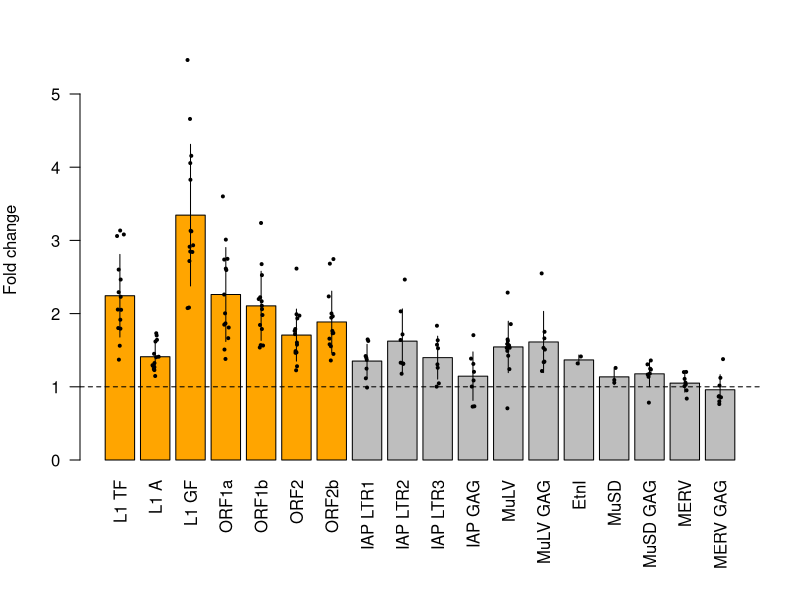
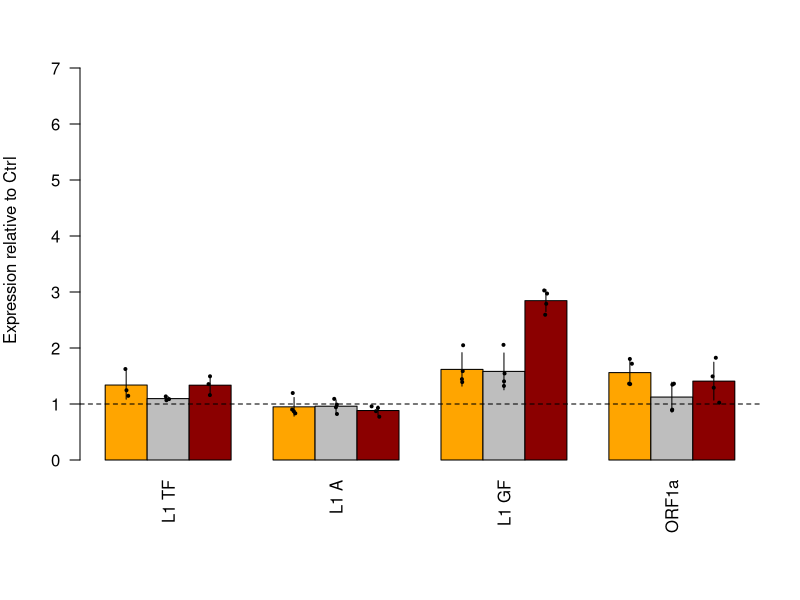
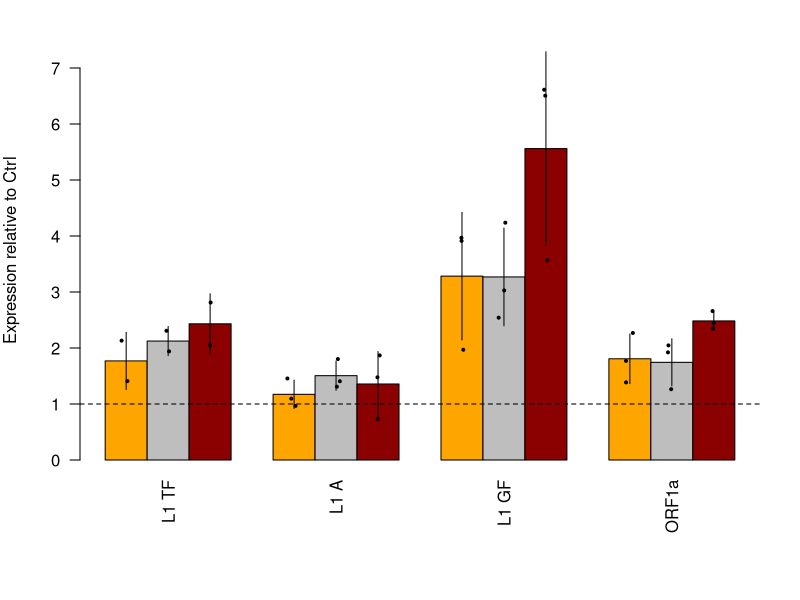
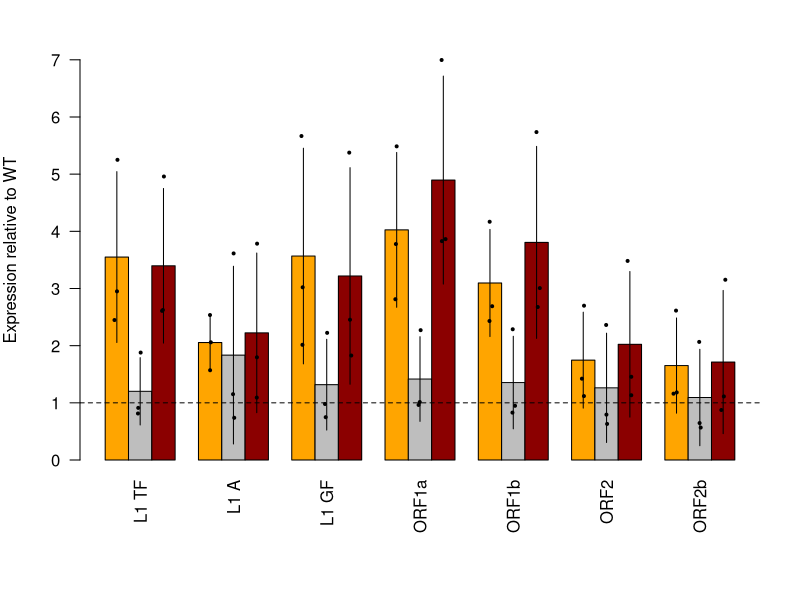
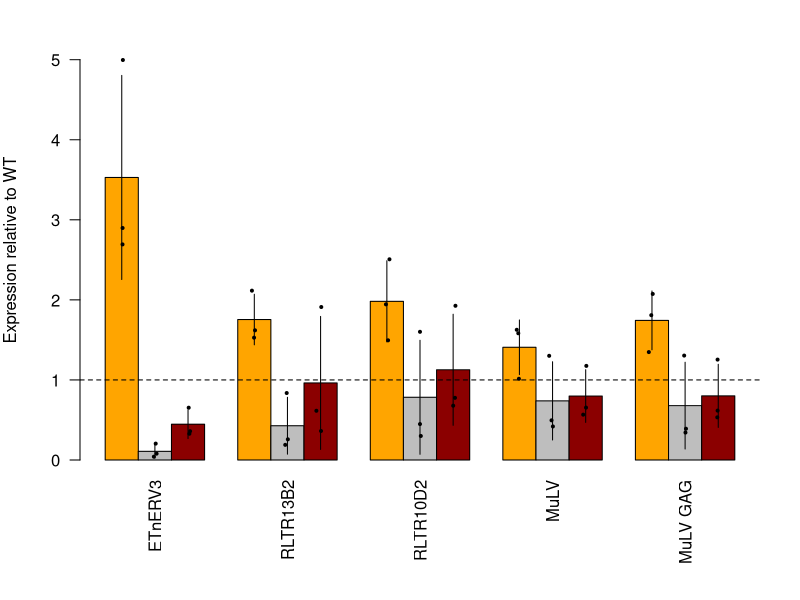
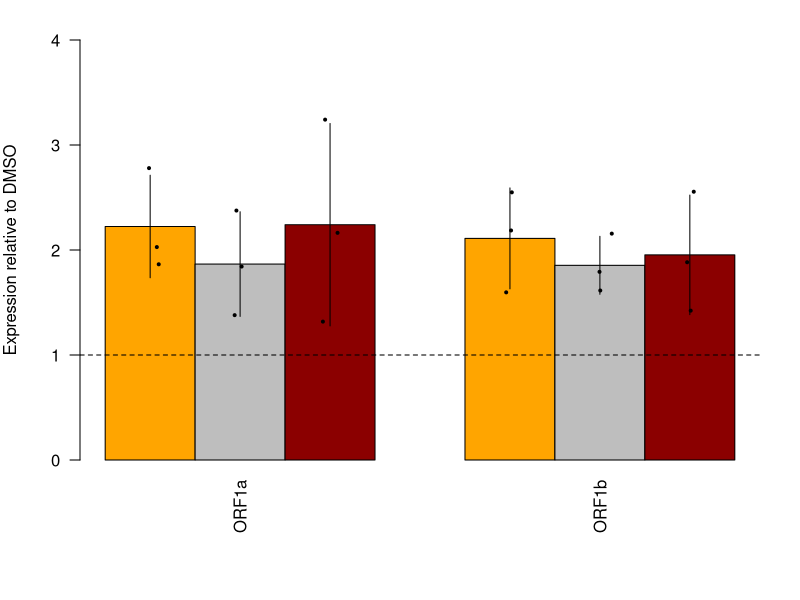
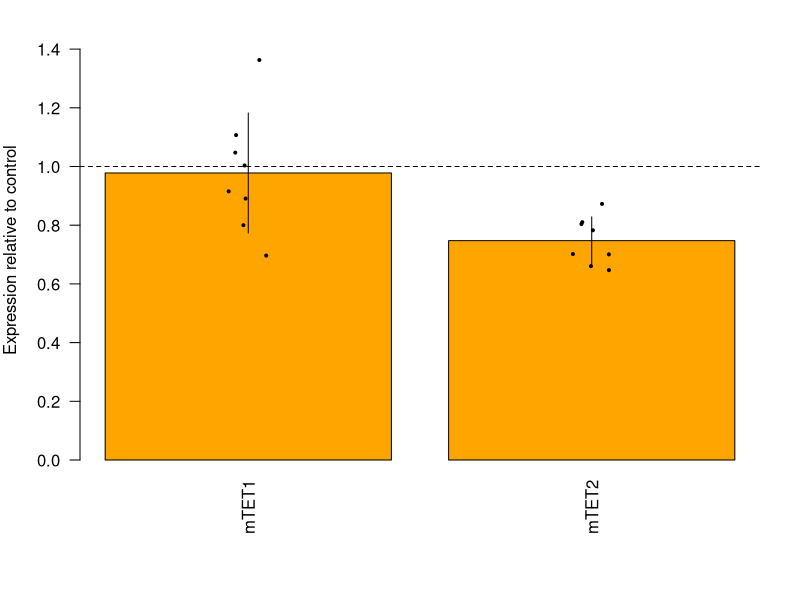
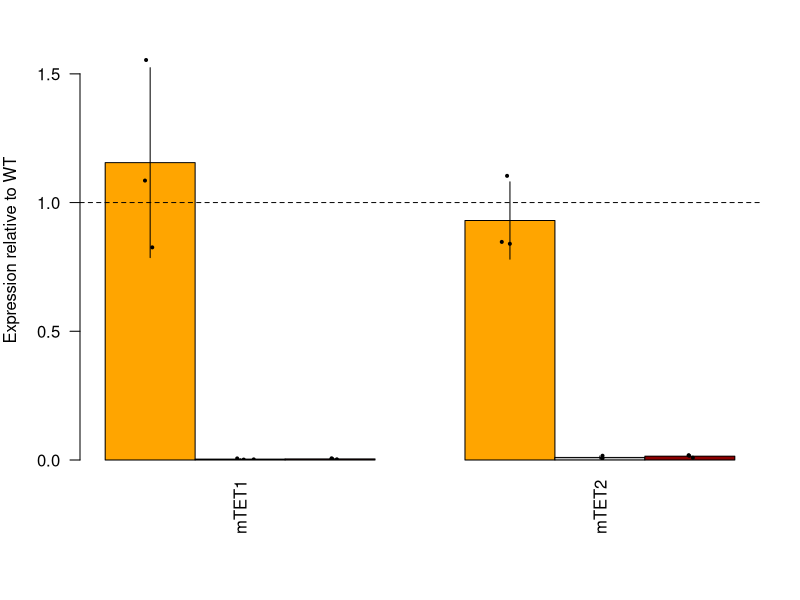

Write the R code that produced these figures, in order.


##plot function

paper.plot = function(data, te.list, g.list, ylab='Expression relative to Ctrl',
				col=c('orange','grey','darkred')[1:length(g.list)], y.lim=NULL,
				width=5, height=4) {

	group = gsub('[[:digit:]]+$','',data$all_data1)
	sel = data$all_data2 %in% te.list & group %in% g.list
	val = data$all_data3[sel]
	te = factor(data$all_data2[sel], levels=te.list)
	gr = factor(group[sel], levels=g.list)
	
	vlist = list()
	for (i in 1:nlevels(te)) {
		for (j in 1:nlevels(gr)) {
			vlist[[i*nlevels(gr)-nlevels(gr)+j]] = val[te==levels(te)[i] & gr==levels(gr)[j]]
		}
	}
	
	if (nlevels(gr)>1) {
		avg = matrix(unlist(lapply(vlist,mean)), nrow=nlevels(gr))
	} else {
		avg = unlist(lapply(vlist,mean))
	}
	sd = unlist(lapply(vlist,sd))
	if (length(y.lim)==0) y.lim = c(0,max(val)*1.05)
	
	quartz(w=width, h=height)
	par(mar=c(7,4,2,2))
	h = barplot(avg,
		beside=TRUE,
		ylim=y.lim,
		las=2, ylab=ylab,
		col=col,
		names.arg=te.list)
	points(rep(h,unlist(lapply(vlist,length))) + rnorm(length(val), sd=0.05),
		unlist(vlist), pch=19,cex=0.4)
	for (i in 1:length(h)) {
		lines(c(h[i],h[i]), c(avg[i]-sd[i],avg[i]+sd[i]))
	}
	abline(h=1, lty=2)
	
	return(data.frame(gr,te,val))
}



##24h TEs (Figure 1A)

x24 = read.csv('2i_24hrs_VC/2i_24hrs_VC_export_all.csv')

x24.df = paper.plot(data=x24,	
		te.list=c('L1 TF', 'L1 A', 'L1 GF', 'ORF1a', 'ORF1b', 'ORF2', 'ORF2b', 
				'IAP LTR1', 'IAP LTR2', 'IAP LTR3','IAP GAG', 
				'MuLV', 'MuLV GAG', 'EtnI', 'MuSD','MuSD GAG', 
				'MERV', 'MERV GAG'),
		g.list='2i-24hrs-VC',
		width=5.5, height=4.5,
		ylab='Fold change',
		col=rep(c('orange','grey'),c(7,11)))

p = tapply(x24.df$val, x24.df$te, function(x) t.test(x, mu=1)$p.value)
p.adj = p.adjust(p, method='BH')


##aKG (Supplementary Figure 1A)

akg = read.csv('Serum_aKG/Serum_aKG_export_all.csv', as.is=T)
akg = akg[akg$all_data3>0.1,]

akg.df = paper.plot(data=akg,	
		te.list=c('L1 TF', 'L1 A', 'L1 GF', 'ORF1a'),
		g.list=c('ser-24hrs-VC','ser-Ctrl-aKG','ser-VC-aKG'),
		y.lim=c(0,7.5))

model = aov(akg.df$val ~ akg.df$te * akg.df$gr)
summary(model)
TukeyHSD(model)


##succinate (Supplementary Figure 1B)

succ = read.csv('2i_Succ/2i_Succ_export_all.csv', as.is=T)

succ.df = paper.plot(data=succ,	
		te.list=c('L1 TF', 'L1 A', 'L1 GF', 'ORF1a'),
		g.list=c('2i-24hrs-VC','2i-Ctrl-Succ','2i-VC-Succ'),
		y.lim=c(0,7.5))

model = aov(succ.df$val ~ succ.df$te * succ.df$gr)
summary(model)


##Tet TKO L1 (Figure 2B)

tet = read.csv('Tet_TKO/Tet_TKO_export_all.csv', as.is=T)

tet.l1 = paper.plot(data=tet,	
		te.list=c('L1 TF', 'L1 A', 'L1 GF', 'ORF1a', 'ORF1b', 'ORF2', 'ORF2b'),
		g.list=c('2iTTWT-VC','2iTTKO-Ctrl','2iTTKO-VC'),
		ylab='Expression relative to WT')

model = aov(tet.l1$val ~ tet.l1$te * tet.l1$gr)
summary(model)
TukeyHSD(model)


##Tet TKO ERVs (Figure 2C)

tet.erv = paper.plot(data=tet,	
		te.list=c('ETnERV3', 'RLTR13B2', 'RLTR10D2', 'MuLV', 'MuLV GAG'),
		g.list=c('2iTTWT-VC','2iTTKO-Ctrl','2iTTKO-VC'),
		width=4,
		ylab='Expression relative to WT')

model = aov(tet.erv$val ~ tet.erv$te * tet.erv$gr)
summary(model)
TukeyHSD(model)


##DMOG (Supplementary Figure 2A)

dmog = read.csv('2i_DMOG/2i_DMOG_export_all.csv', as.is=T)

dmog.df = paper.plot(data= dmog,	
		te.list=c('ORF1a', 'ORF1b'),
		g.list=c('2i-VC-DMSO','2i-Ctrl-DMOG','2i-VC-DMOG'),
		width=3,
		ylab='Expression relative to DMSO',
		y.lim=c(0,4))

model = aov(dmog.df$val ~ dmog.df$te * dmog.df$gr)
summary(model)


##24h TETs (Supplementary Figure 2B)

x24.tet = paper.plot(data=x24,	
		te.list=c('mTET1', 'mTET2'),
		g.list='2i-24hrs-VC',
		width=2,
		ylab='Expression relative to control')

p = tapply(x24.tet$val, x24.tet$te, function(x) t.test(x, mu=1)$p.value)
p.adj = p.adjust(p, method='BH')


##Tet TKO TETs (Supplementary Figure 2C)

tet.tet = paper.plot(data=tet,	
		te.list=c('mTET1','mTET2'),
		g.list=c('2iTTWT-VC','2iTTKO-Ctrl','2iTTKO-VC'),
		width=3,
		ylab='Expression relative to WT')

model = aov(tet.tet$val ~ tet.tet$te * tet.tet$gr)
summary(model)
TukeyHSD(model)


##Tet TKO IAPs (Supplementary Figure 2D)

tet.iap = paper.plot(data=tet,	
		te.list=c('IAP LTR1', 'IAP LTR2', 'IAP LTR3', 'IAP GAG'),
		g.list=c('2iTTWT-VC','2iTTKO-Ctrl','2iTTKO-VC'),
		y.lim=c(0,4),
		width=4,
		ylab='Expression relative to WT')

summary(aov(tet.iap$val ~ tet.iap$te * tet.iap$gr))


##Dnmt TKO (Supplementary Figure 2E)

dnmt = read.csv('Dnmt_TKO/Dnmt_TKO_export_all.csv', as.is=T)

dnmt.df = paper.plot(data=dnmt,	
		te.list=c('L1 TF', 'L1 A', 'L1 GF', 'ORF1a', 'ORF2a','ETnERV3'),
		g.list=c('2i-DTKO-Ctrl','2i-DTKO-VC'),
		width=4,
		ylab='Fold change',
		col=c('grey','darkred'))

model = aov(dnmt.df$val ~ dnmt.df$te * dnmt.df$gr)
summary(model)
TukeyHSD(model)


##Kdm3 DKD (Figure 3A)

kdm3 = read.csv('Kdm3_DKD/Kdm3_DKD_export_all.csv', as.is=T)

kdm3.df = paper.plot(data=kdm3,	
		te.list=c('L1 TF', 'L1 A', 'L1 GF', 'ORF1a'),
		g.list=c('shScr-VC','shKdm3a/b-Ctrl','shKdm3a/b-VC'),
		ylab='Expression relative to shScr')

model = aov(kdm3.df$val ~ kdm3.df$te * kdm3.df$gr)
summary(model)
TukeyHSD(model)


##Kdm3 DKD genes (Supplementary Figure 3A)

kdm3.gene = paper.plot(data=kdm3,	
		te.list=c('Kdm3a', 'Kdm3b', 'Oct4', 'Sox2', 'Nanog', 'Dazl'),
		g.list=c('shScr-VC','shKdm3a/b-Ctrl','shKdm3a/b-VC'),
		ylab='Expression relative to shScr')

p = tapply(kdm3.gene$val, factor(paste(kdm3.gene$te,kdm3.gene$gr)), function(x) t.test(x, mu=1)$p.value)
p.adj = p.adjust(p, method='BH')


##Kdm4 DKD (Figure 3D)

kdm4 = read.csv('Kdm4_DKD/Kdm4_DKD_export_all.csv', as.is=T)

kdm4.df = paper.plot(data=kdm4,	
		te.list=c('L1 TF', 'L1 A', 'L1 GF', 'ORF1a'),
		g.list=c('shScr-VC','shKdm4a/c-Ctrl','shKdm4a/c-VC'),
		ylab='Expression relative to shScr')

model = aov(kdm4.df$val ~ kdm4.df$te * kdm4.df$gr)
summary(model)
TukeyHSD(model)


##Kdm4 DKD genes (Supplementary Figure 3C)

kdm4.gene = paper.plot(data=kdm4,	
		te.list=c('Kdm4a', 'Kdm4c', 'Oct4', 'Sox2', 'Nanog', 'Dazl'),
		g.list=c('shScr-VC','shKdm4a/c-Ctrl','shKdm4a/c-VC'),
		ylab='Expression relative to shScr')

kdm4.gene = kdm4.gene[kdm4.gene$te!='Sox2',] #Sox2 has only one replicate
p = tapply(kdm4.gene$val, factor(paste(kdm4.gene$te,kdm4.gene$gr)), function(x) t.test(x, mu=1)$p.value)
p.adj = p.adjust(p, method='BH')
		

##Kdm4 TKO (Supplementary Figure 3C)

kdm4.tko = read.csv('Kdm4_TKO/Kdm4_TKO_export_all.csv', as.is=T)

kdm4.tko1 = paper.plot(data=kdm4.tko,	
		te.list=c('KDM4A-GT','KDM4B-GT','KDM4C','Nanog'),
		g.list=c('2i-Jmjd-WT-VC','2i-Jmjd-KO-Ctrl','2i-Jmjd-KO-VC'),
		ylab='Expression relative to WT',
		width=3.5, y.lim=c(0,2))
	
p = tapply(kdm4.tko1$val, factor(paste(kdm4.tko1$te,kdm4.tko1$gr)), function(x) t.test(x, mu=1)$p.value)
p.adj = p.adjust(p, method='BH')


#Figure 4A

kdm4.tko2 = paper.plot(data=kdm4.tko,	
		te.list=c('Dazl', 'L1 TF', 'L1 A', 'L1 GF', 'ORF1a', 'ORF1b', 'ORF2', 'ORF2b'),
		g.list=c('2i-Jmjd-WT-VC','2i-Jmjd-KO-Ctrl','2i-Jmjd-KO-VC'),
		ylab='Expression relative to WT')

model = aov(kdm4.tko2$val ~ kdm4.tko2$te * kdm4.tko2$gr)
summary(model)
TukeyHSD(model)


##hESC primed (Figure 6B)

primed = read.csv('hESC_prime/hESC_prime_export_all.csv', as.is=T)

primed.df = paper.plot(data=primed,	
		te.list=c('L1-5UTR', 'L1-HS-1', 'L1-HS-2', 'hORF1', 'hORF2'),
		g.list=c('primed-VC-24hrs', 'primed-VC-48hrs'),
		ylab='Fold change', y.lim=c(0,3),
		width=4,
		col=c('orange','darkred'))


##Setdb1 KD (Figure 4D)

setdb1.kd = read.csv('Setdb1_KD/Setdb1_KD.csv', as.is=T)

setdb1.df = paper.plot(data=setdb1.kd,	
		te.list=c( 'L1 TF', 'L1 A', 'L1 GF', 'ORF1a', 'ORF2a'),
		g.list=c('shScr-VC','shSetdb1-Ctrl','shSetdb1-VC'),
		ylab='Expression relative to shScr',
		width=3.5, y.lim=c(0,35))
	
model = aov(setdb1.df$val ~ setdb1.df$te * setdb1.df$gr)
summary(model)
TukeyHSD(model)

